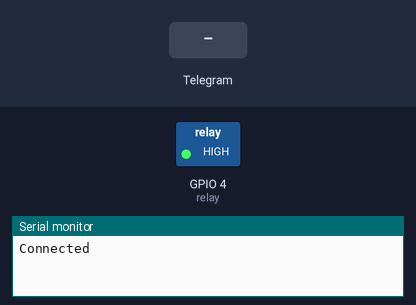
This sketch was run on a simulated ESP8266 (NodeMCU). On the bench: switched loads named in the sketch (green lamp = pin HIGH), the last lines printed to the serial monitor. Inputs (shaded band) come from the test bench.

Above: at 2.7 s.
2.8 s: Telegram message "LAMP ON" received
At 4.0 s:
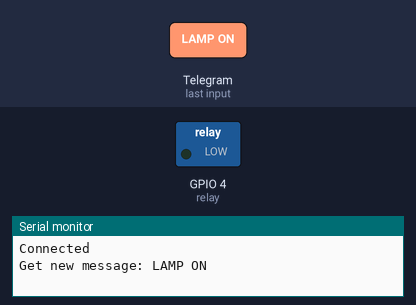
4.3 s: Telegram message "LAMP OFF" received
At 5.3 s:
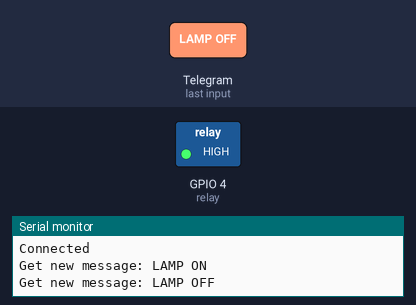
Timing chart, 0 to 7.3 s (numbered marks = the images above; inputs shaded):
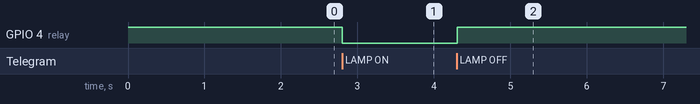

Measured:
- after the input at 2.8 s, GPIO 4 (relay): HIGH → LOW at once
- after the input at 4.3 s, GPIO 4 (relay): LOW → HIGH at once

The sketch:

sketch_lampu.ino
```cpp
#include "CTBot.h"
CTBot machine;
int relay=4;

void setup() {
  // put your setup code here, to run once:
  Serial.begin(115200);
  pinMode(relay,OUTPUT);
  digitalWrite(relay,HIGH);
  machine.wifiConnect("Rayan", "arrayyan");
  machine.setTelegramToken("1605810040:AAELmWG82oYAjGRnLjqM4Lj0qQqFucZpCZc");
  if(machine.testConnection())
  Serial.println("Connected");
  else
  Serial.println("Error");
}

void loop() {
  // put your main code here, to run repeatedly:
  TBMessage msg;

  if(machine.getNewMessage(msg)){
    Serial.print("Get new message: ");
    Serial.println(msg.text);
    if(msg.text.equalsIgnoreCase("LAMP ON")){
      digitalWrite(relay,LOW);
      machine.sendMessage(msg.sender.id,"Lamp is on");
    }
    else if(msg.text.equalsIgnoreCase("LAMP OFF")){
      digitalWrite(relay,HIGH);
      machine.sendMessage(msg.sender.id,"Lamp is off");
    }
    else{
      String reply;
      reply = "Sorry, the command is wrong. Try to send LAMP ON / LAMP OFF.";
      machine.sendMessage(msg.sender.id,reply);
    }
  }
}
```
